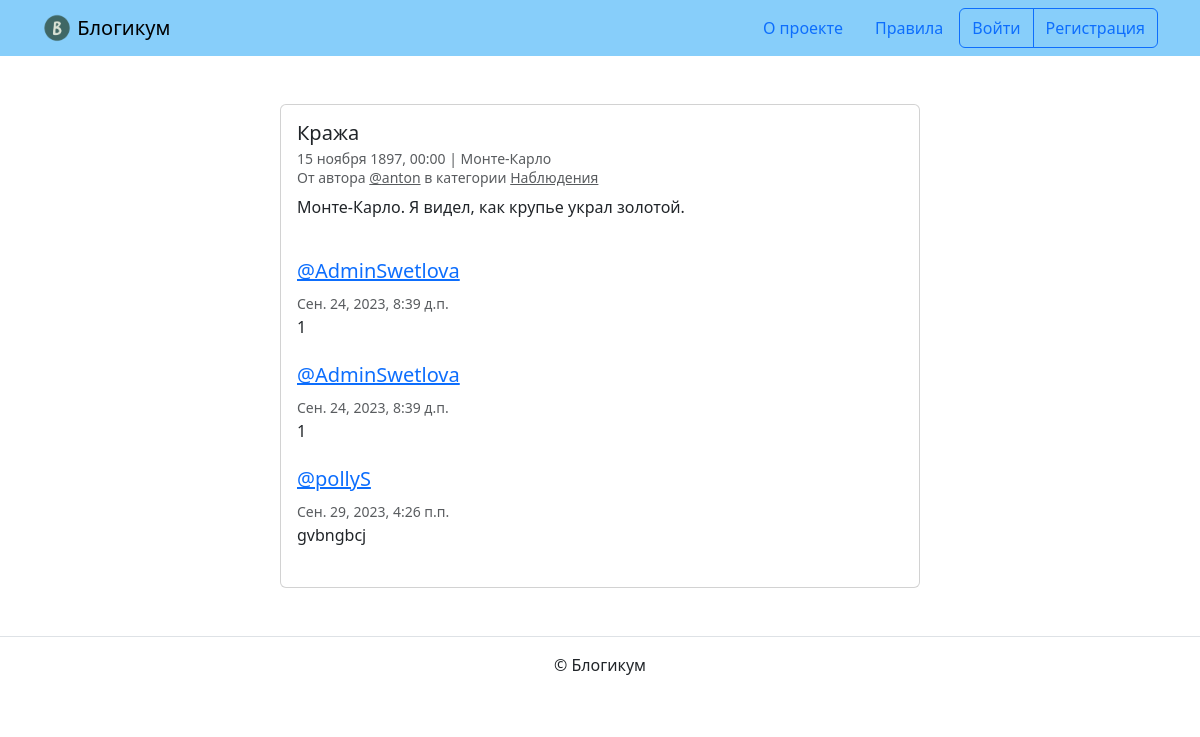
/posts/22/, run on the app's committed database.
### blog/models.py (models this page shows, shortened)
class Post(PublishedModel):
    author = models.ForeignKey(
        User,
        on_delete=models.CASCADE,
        verbose_name='Автор публикации'
    )
    title = models.CharField(max_length=256, verbose_name='Заголовок')
    text = models.TextField(verbose_name='Текст')
    pub_date = models.DateTimeField(
        verbose_name='Дата и время публикации',
        help_text='Если установить дату и время в будущем — '
                  'можно делать отложенные публикации.')
    location = models.ForeignKey(
        Location,
        on_delete=models.SET_NULL,
        blank=True,
        null=True,
        verbose_name='Местоположение'
    )
    category = models.ForeignKey(
        Category,
        on_delete=models.SET_NULL,
        null=True,
        verbose_name='Категория'
    )
    objects = models.Manager()
    sorting_objects = SortingPost()
    image = models.ImageField(
        'Изображение', upload_to='posts_images', blank=True)
    class Meta:
        verbose_name = 'публикация'
        verbose_name_plural = 'Публикации'

class Location(PublishedModel):
    name = models.CharField(max_length=256, verbose_name='Название места')
    class Meta:
        verbose_name = 'местоположение'
        verbose_name_plural = 'Местоположения'

class Category(PublishedModel):
    title = models.CharField(max_length=256, verbose_name='Заголовок')
    description = models.TextField(verbose_name='Описание')
    slug = models.SlugField(
        unique=True,
        verbose_name='Идентификатор',
        help_text='Идентификатор страницы для URL; '
                  'разрешены символы латиницы, цифры, '
                  'дефис и подчёркивание.')
    class Meta:
        verbose_name = 'категория'
        verbose_name_plural = 'Категории'

class Comment(models.Model):
    text = models.TextField('Текст комментария')
    post = models.ForeignKey(
        Post,
        on_delete=models.CASCADE,
        related_name='comments',
    )
    created_at = models.DateTimeField(auto_now_add=True)
    author = models.ForeignKey(User, on_delete=models.CASCADE)
    class Meta:
        ordering = ('created_at',)

### blog/views.py (the view)
class PostDetailView(DetailView):
    model = Post
    ordering = 'created_at'
    paginate_by = 10
    def get_context_data(self, **kwargs):
        context = super().get_context_data(**kwargs)
        context['form'] = CommentForm()
        context['comments'] = (
            self.object.comments.select_related(
                'author')
        )
        return context

### templates/blog/post_detail.html (shortened to what this page needs)
{% extends "base.html" %}
{% block content %}
  <div class="col d-flex justify-content-center">
    <div class="card" style="width: 40rem;">
      <div class="card-body">
        <h5 class="card-title">{{ post.title }}</h5>
        <h6 class="card-subtitle mb-2 text-muted">
          <small>
            {{ post.pub_date|date:"d E Y, H:i" }} | {% if post.location and post.location.is_published %}{{ post.location.name }}{% else %}Планета Земля{% endif %}<br>
            От автора <a class="text-muted" href="{% url 'blog:profile' post.author %}">@{{ post.author.username }}</a> в
            категории {% include "includes/category_link.html" %}
          </small>
        </h6>
        <p class="card-text">{{ post.text|linebreaksbr }}</p>
        {% include "includes/comments.html" %}
      </div>
    </div>
  </div>
{% endblock %}

### templates/includes/category_link.html
<a class="text-muted" href="{% url 'blog:category_posts' post.category.slug %}">
  {{ post.category.title }}
</a>

### templates/includes/comments.html (shortened to what this page needs)
{% if user.is_authenticated %}
  {% load django_bootstrap5 %}
{% endif %}
<br>
{% for comment in comments %}
  <div class="media mb-4">
    <div class="media-body">
      <h5 class="mt-0">
        <a href="{% url 'blog:profile' comment.author.username %}" name="comment_{{ comment.id }}">
          @{{ comment.author.username }}
        </a>
      </h5>
      <small class="text-muted">{{ comment.created_at }}</small>
      <br>
      {{ comment.text|linebreaksbr }}
    </div>
  </div>
{% endfor %}

### data on the page
Post: title "Кража", pub_date "15 ноября 1897, 00:00", location.name "Монте-Карло", author.username "anton", category "Наблюдения", text "Монте-Карло. Я видел, как крупье украл золотой."
Comment: author.username "AdminSwetlova", created_at "Сен. 24, 2023, 8:39 д.п.", text "1"
Comment: author.username "AdminSwetlova", created_at "Сен. 24, 2023, 8:39 д.п.", text "1"
Comment: author.username "pollyS", created_at "Сен. 29, 2023, 4:26 п.п.", text "gvbngbcj"
